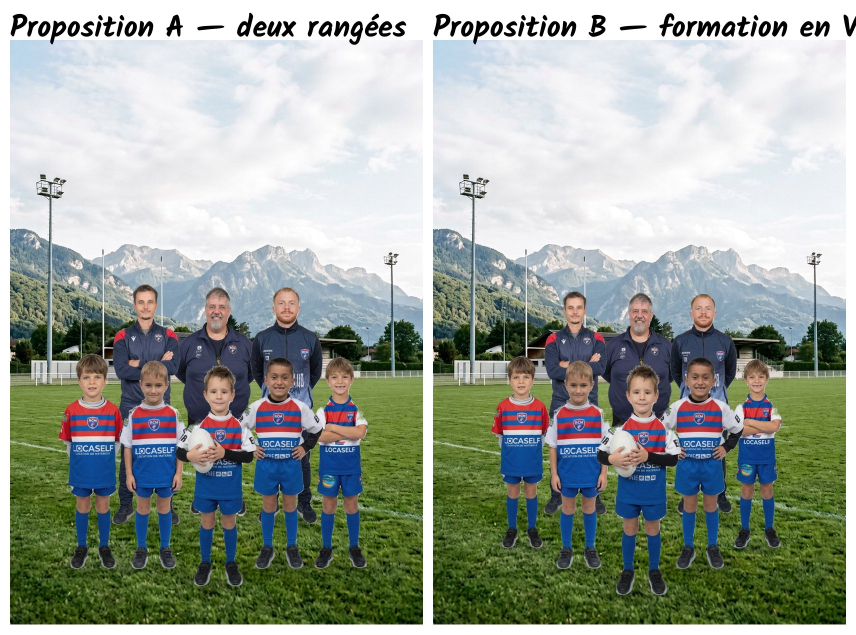
#> input picture planches/travail/couverture/comparatif-A-B.jpg, 1712 x 1269 px, given in place of fond-jour.png, which was not available (shown at 1/2 size)
$ python couverture.py
#> lines starting #> are read from the running program, lines starting #| are printed output that depends on the picture; pictures that were not available may be replaced by others from this repository, and a replacement may not be noted
### outils/assemblage/detourage.py
"""Détourage d'un personnage généré sur fond uni (gris clair).

Combine la segmentation « personne » de MediaPipe (modèle embarqué) et un
affinage colorimétrique sur la bande de contour, le fond étant uniforme.
Retourne une image RGBA recadrée sur le sujet.
"""
import numpy as np, cv2
from PIL import Image

_seg = None
def _segmenter():
    global _seg
    if _seg is None:
        import mediapipe as mp
        _seg = mp.solutions.selfie_segmentation.SelfieSegmentation(model_selection=0)
    return _seg

def detourer(path, core_thr=0.7, band=4, feather=0.8, sigma_bg=50):
    im = Image.open(path).convert('RGB'); W, H = im.size
    rgb = np.asarray(im).astype(np.float32)
    # 1) segmentation personne (sur image réduite, puis remontée)
    small = cv2.resize(rgb.astype(np.uint8), (W // 2, H // 2))
    seg = _segmenter().process(small).segmentation_mask
    seg = cv2.resize(seg, (W, H), interpolation=cv2.INTER_LINEAR)
    # 2) fond estimé LOCALEMENT (convolution normalisée des pixels hors sujet) : gère dégradés et vignettage
    zone = cv2.dilate((seg > 0.08).astype(np.uint8), cv2.getStructuringElement(cv2.MORPH_ELLIPSE, (2 * band + 1, 2 * band + 1)))
    far = cv2.dilate(zone, cv2.getStructuringElement(cv2.MORPH_ELLIPSE, (41, 41))).astype(np.float32)  # on exclut aussi les ombres proches
    wmask = 1.0 - far
    num = cv2.GaussianBlur(rgb * wmask[..., None], (0, 0), sigma_bg)
    den = cv2.GaussianBlur(wmask, (0, 0), sigma_bg)[..., None]
    glob = np.median(rgb[wmask > 0.5].reshape(-1, 3), axis=0)
    bg = np.where(den > 1e-3, num / np.maximum(den, 1e-3), glob)
    dist = np.abs(rgb - bg).sum(axis=2)
    # clé signée : plus clair que le fond (tissu blanc) -> seuil bas ; plus sombre (ombres au sol) -> seuil élevé
    bright = rgb.sum(axis=2) > bg.sum(axis=2)
    ys_seg = np.where((seg > 0.3).any(axis=1))[0]
    y_feet = ys_seg.max() if len(ys_seg) else H
    h_seg = y_feet - (ys_seg.min() if len(ys_seg) else 0)
    near_floor = (np.arange(H) > y_feet - 0.12 * h_seg)[:, None]      # zone des ombres au sol
    thr_dark = np.where(near_floor, 45.0, 22.0)
    inner = seg > 0.3                                                  # silhouette : seuil bas pour le tissu clair
    key_bright = np.where(inner, np.clip((dist - 18) / 32, 0, 1), np.clip((dist - 48) / 62, 0, 1))
    key = np.where(bright, key_bright, np.clip((dist - thr_dark) / (thr_dark + 40), 0, 1))
    segconf = np.clip((seg - 0.5) / 0.3, 0, 1)
    strong = (dist > 95).astype(np.uint8)                    # nettement différent du fond même si la segmentation l'a raté (bras levé)
    zone = np.maximum(zone, strong)
    # 3) cœur opaque = segmentation érodée ; intérieur = clé basse ou confiance seg ; extérieur = clé haute
    core = cv2.erode((seg > core_thr).astype(np.uint8), cv2.getStructuringElement(cv2.MORPH_ELLIPSE, (7, 7)))
    alpha = np.where(core > 0, 1.0, np.where(zone > 0, np.maximum(key, segconf), 0.0)).astype(np.float32)
    # composantes : on garde la principale et les membres détachés (>= 2 % de la principale)
    hard = (alpha > 0.5).astype(np.uint8)
    hard = cv2.morphologyEx(hard, cv2.MORPH_CLOSE, cv2.getStructuringElement(cv2.MORPH_ELLIPSE, (9, 9)))
    n, lab, stats, _ = cv2.connectedComponentsWithStats(hard, 8)
    if n > 2:
        areas = stats[1:, cv2.CC_STAT_AREA]; main = areas.max()
        keep = np.zeros(n, bool); keep[1:] = areas >= 0.02 * main
        alpha = np.where(keep[lab] | (alpha <= 0.5), alpha, 0.0).astype(np.float32)
    # petits trous internes (< 0.4 % du sujet) : remplis (un corps n'est pas ajouré)
    holes = (alpha < 0.5).astype(np.uint8)
    n2, lab2, stats2, _ = cv2.connectedComponentsWithStats(holes, 4)
    subj = float((alpha >= 0.5).sum())
    for i in range(1, n2):
        x, y, w_, h_, a_ = stats2[i]
        touches = x == 0 or y == 0 or x + w_ >= W or y + h_ >= H
        if not touches and a_ < 0.004 * subj:
            alpha[lab2 == i] = 1.0
    if feather:
        alpha = cv2.GaussianBlur(alpha, (0, 0), feather)
    # 4) décontamination du fond sur les bords (évite le liseré gris)
    a = alpha[..., None]
    fg = np.clip((rgb - (1 - a) * bg) / np.maximum(a, 0.35), 0, 255)
    out = np.where(a > 0.98, rgb, fg).astype(np.uint8)
    rgba = np.dstack([out, (alpha * 255).astype(np.uint8)])
    ys, xs = np.where(alpha > 0.5)
    box = (xs.min(), ys.min(), xs.max() + 1, ys.max() + 1)
    return Image.fromarray(rgba, 'RGBA').crop(box), box

# [6 lines that do not run on import are left out]

### outils/assemblage/couverture.py
"""Assemblage de la couverture réaliste (A4 2480x3508 à 300 dpi).

Décor généré + 8 personnages générés individuellement, détourés et placés
par calcul (perspective simple : caméra à hauteur CAM_H, horizon Y_H).
Taille à l'image d'une personne = (pieds_y - horizon) * taille_réelle / CAM_H.
"""
import sys
from pathlib import Path
import numpy as np, cv2
from PIL import Image, ImageFilter
sys.path.insert(0, str(Path(__file__).parent))
from detourage import detourer

ROOT = Path(__file__).resolve().parents[2]
WORK = ROOT / 'planches/travail/couverture'
W, H = 2480, 3508
Y_H = 0.578 * H          # ligne d'horizon (clôture / début de pelouse) dans le décor
CAM_H = 1.10             # hauteur de la caméra (m)

# nom, fichier, taille réelle (m), x centre (fraction de W), pieds y (fraction de H)
VARIANTES = {
    # A : deux rangées classiques (coachs derrière, garçons devant, Léon un pas en avant)
    'A': [
        ('Julien',    'perso-julien.png',    1.82, 0.500, 0.815),
        ('Flavien',   'perso-flavien.png',   1.80, 0.330, 0.830),
        ('Kilian',    'perso-kilian.png',    1.78, 0.670, 0.830),
        ('Lyssandro', 'perso-lyssandro.png', 1.24, 0.200, 0.905),
        ('Milo',      'perso-milo.png',      1.22, 0.800, 0.905),
        ('Ayden',     'perso-ayden.png',     1.20, 0.350, 0.905),
        ('Nolann',    'perso-nolann.png',    1.22, 0.650, 0.905),
        ('Léon',      'perso-leon-v2.png',   1.18, 0.500, 0.935),
    ],
    # B : formation en V, Léon en pointe, profondeur croissante vers les coachs
    'B': [
        ('Julien',    'perso-julien.png',    1.82, 0.500, 0.800),
        ('Flavien',   'perso-flavien.png',   1.80, 0.345, 0.812),
        ('Kilian',    'perso-kilian.png',    1.78, 0.655, 0.812),
        ('Lyssandro', 'perso-lyssandro.png', 1.24, 0.215, 0.870),
        ('Milo',      'perso-milo.png',      1.22, 0.785, 0.870),
        ('Ayden',     'perso-ayden.png',     1.20, 0.355, 0.905),
        ('Nolann',    'perso-nolann.png',    1.22, 0.645, 0.905),
        ('Léon',      'perso-leon-v2.png',   1.18, 0.500, 0.950),
    ],
}

def fond():
    im = Image.open(WORK / 'fond-jour.png').convert('RGB')
#> im is the input picture: PIL image 1712x1269 RGB; mean R, G, B 155.5, 163.1, 154
    w, h = im.size
#> w = 1712; h = 1269
    tw = round(h * W / H)                      # recadrage au ratio A4 (on perd un peu sur les côtés)
#> tw = 897
    x0 = (w - tw) // 2
#> x0 = 407
    return im.crop((x0, 0, x0 + tw, h)).resize((W, H), Image.Resampling.LANCZOS)
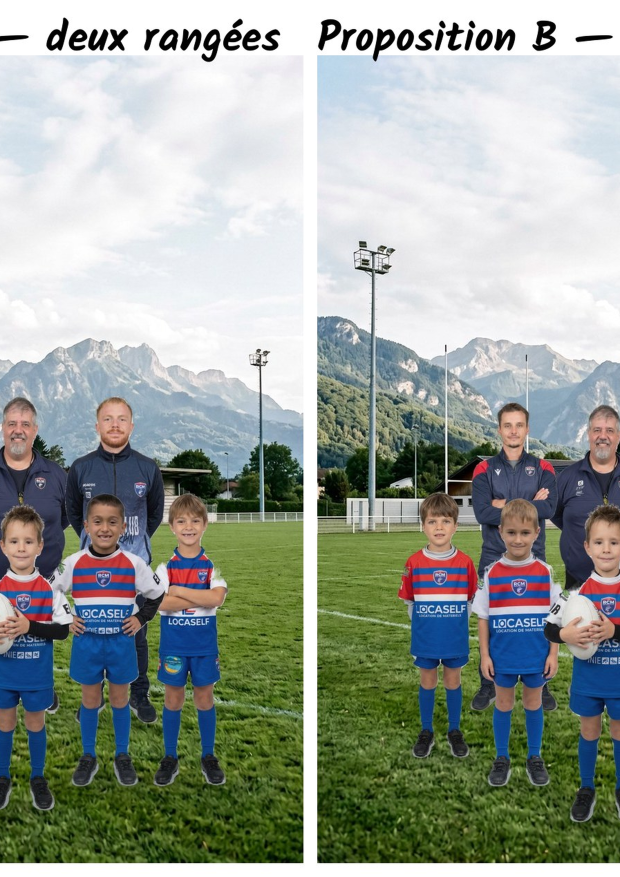
#> returned value: PIL image 2480x3508 RGB (shown at 1/4 size); mean R, G, B 154.6, 161.9, 153.2

def harmoniser(rgba):
    """Légère harmonisation : noirs relevés et saturation réduite pour coller à la lumière douce du décor."""
    arr = np.asarray(rgba).astype(np.float32)
    rgb = arr[..., :3] * 0.94 + 8
    gray = rgb.mean(axis=2, keepdims=True)
    rgb = gray + (rgb - gray) * 0.93
    arr[..., :3] = np.clip(rgb, 0, 255)
    out = Image.fromarray(arr.astype(np.uint8), 'RGBA')
    return out.filter(ImageFilter.GaussianBlur(0.9))

def ombre(canvas, cx, feet_y, width, strength=0.32):
    """Ombre de contact douce (ellipse floutée) sous les pieds."""
    ow, oh = int(width * 1.05), int(width * 0.16)
    pad = int(ow * 0.5)
    layer = Image.new('L', (ow + 2 * pad, oh + 2 * pad), 0)
    cv = np.zeros((oh + 2 * pad, ow + 2 * pad), np.uint8)
    cv2.ellipse(cv, (pad + ow // 2, pad + oh // 2), (ow // 2, oh // 2), 0, 0, 360, 255, -1)
    cv = cv2.GaussianBlur(cv, (0, 0), ow * 0.07)
    layer = Image.fromarray(cv)
    shadow = Image.new('RGBA', layer.size, (20, 30, 15, 0))
    shadow.putalpha(layer.point(lambda v: int(v * strength)))
    canvas.alpha_composite(shadow, (int(cx - layer.width / 2), int(feet_y - layer.height / 2 - oh * 0.1)))

def main(variante='A', out=None):
    out = out or ROOT / f'planches/00-couverture-dessin-{variante}.png'
    canvas = fond().convert('RGBA')
    rapport = []
    for nom, fichier, taille, fx, fy in VARIANTES[variante]:
        cut, _ = detourer(str(WORK / fichier))
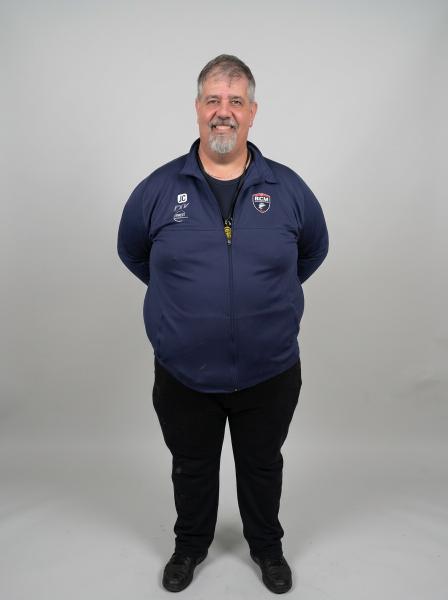
#> input picture planches/travail/couverture/perso-julien.png, 896 x 1200 px (shown at 1/2 size)
#> in detourer, im is the input picture: PIL image 896x1200 RGB; mean R, G, B 147.9, 147.5, 149.4
#> in detourer, `small = cv2.resize(rgb.astype(np.uint8), (W // 2, H // 2))`:
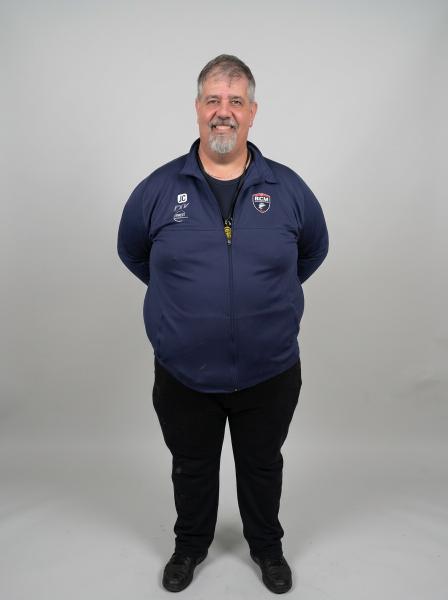
#> small: shape (600, 448, 3); mean R, G, B 148, 147.7, 149.6
        feet_y = fy * H
        scale_px_m = (feet_y - Y_H) / CAM_H
        target_h = taille * scale_px_m
        k = target_h / cut.height
        cut = harmoniser(cut.resize((round(cut.width * k), round(cut.height * k)), Image.Resampling.LANCZOS))
        cx = fx * W
        x0 = int(cx - cut.width / 2); y0 = int(feet_y - cut.height)
        ombre(canvas, cx, feet_y, cut.width)
        canvas.alpha_composite(cut, (x0, y0))
        rapport.append(f'{nom:10s} taille {taille:.2f} m -> {cut.height:4d} px, tête y={y0} ({y0/H:.0%}), x={x0}..{x0+cut.width}')
    final = canvas.convert('RGB')
    final.save(out, dpi=(300, 300))
    final.resize((W // 3, H // 3), Image.Resampling.LANCZOS).save(str(out).replace('.png', '-apercu.jpg'), quality=88)
    print('\n'.join(rapport)); print('écrit', out, final.size)

if __name__ == '__main__':
    for v in (sys.argv[1:] or ['A', 'B']):
        main(v)
#> (the call stopped at in _segmenter, `_seg = mp.solutions.selfie_segmentation.SelfieSegmentation(model_selec..`: mediapipe is not available in this run)
